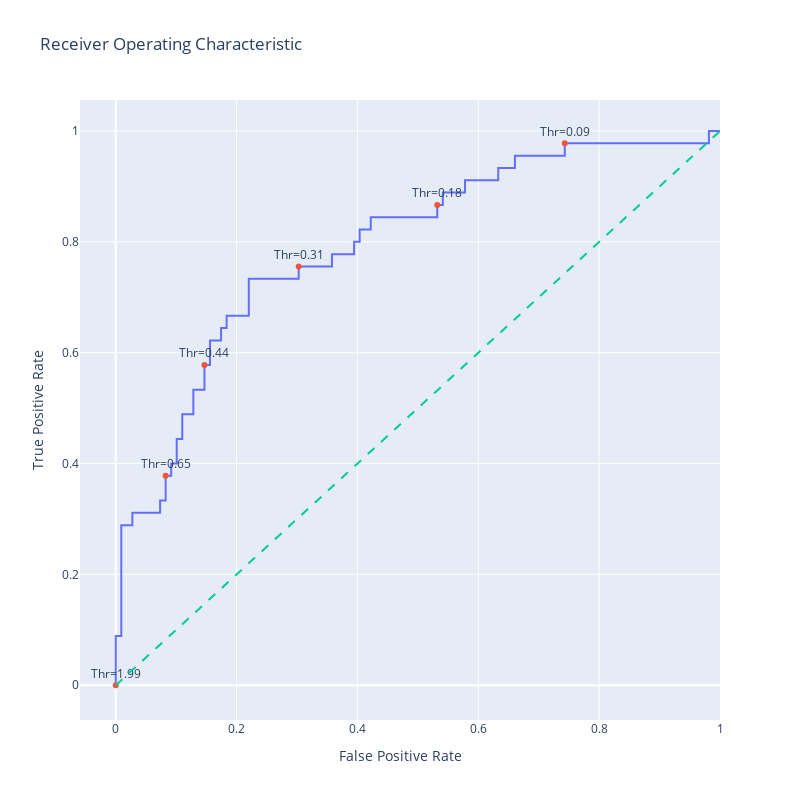

The notebook cell this image was saved under:
### Code cell
import plotly.graph_objects as go
import numpy as np


# Generate a trace for ROC curve
trace0 = go.Scatter(
    x=fpr,
    y=tpr,
    mode='lines',
    name='ROC curve'
)

# Only label every nth point to avoid cluttering
n = 10
indices = np.arange(len(thresholds)) % n == 0  # Choose indices where index mod n is 0

trace1 = go.Scatter(
    x=fpr[indices],
    y=tpr[indices],
    mode='markers+text',
    name='Threshold points',
    text=[f"Thr={thr:.2f}" for thr in thresholds[indices]],
    textposition='top center'
)


# Diagonal line
trace2 = go.Scatter(
    x=[0, 1],
    y=[0, 1],
    mode='lines',
    name='Random (Area = 0.5)',
    line=dict(dash='dash')
)

data = [trace0, trace1, trace2]

# Define layout with square aspect ratio
layout = go.Layout(
    title='Receiver Operating Characteristic',
    xaxis=dict(title='False Positive Rate'),
    yaxis=dict(title='True Positive Rate'),
    autosize=False,
    width=800,
    height=800,
    showlegend=False
)

# Define figure and add data
fig = go.Figure(data=data, layout=layout)

# Show figure
fig.show()

### Figure 1 — Plotly figure (JSON) as saved in the notebook; plotly's stock layout.template omitted (floating-point values rounded to 4 significant figures)
{"data": [{"mode": "lines", "name": "ROC curve", "type": "scatter", "x": [0, 0, 0, 0.009174, 0.009174, 0.02752, 0.02752, 0.07339, 0.07339, 0.08257, 0.08257, 0.09174, 0.09174, 0.1009, 0.1009, 0.1101, 0.1101, 0.1284, 0.1284, 0.1468, 0.1468, 0.156, 0.156, 0.1743, 0.1743, 0.1835, 0.1835, 0.2202, 0.2202, 0.3028, 0.3028, 0.3578, 0.3578, 0.3945, 0.3945, 0.4037, 0.4037, 0.422, 0.422, 0.5321, 0.5321, 0.5413, 0.5413, 0.578, 0.578, 0.633, 0.633, 0.6606, 0.6606, 0.7431, 0.7431, 0.9817, 0.9817, 1], "y": [0, 0.02222, 0.08889, 0.08889, 0.2889, 0.2889, 0.3111, 0.3111, 0.3333, 0.3333, 0.3778, 0.3778, 0.4, 0.4, 0.4444, 0.4444, 0.4889, 0.4889, 0.5333, 0.5333, 0.5778, 0.5778, 0.6222, 0.6222, 0.6444, 0.6444, 0.6667, 0.6667, 0.7333, 0.7333, 0.7556, 0.7556, 0.7778, 0.7778, 0.8, 0.8, 0.8222, 0.8222, 0.8444, 0.8444, 0.8667, 0.8667, 0.8889, 0.8889, 0.9111, 0.9111, 0.9333, 0.9333, 0.9556, 0.9556, 0.9778, 0.9778, 1, 1]}, {"mode": "markers+text", "name": "Threshold points", "text": ["Thr=1.99", "Thr=0.65", "Thr=0.44", "Thr=0.31", "Thr=0.18", "Thr=0.09"], "textposition": "top center", "type": "scatter", "x": [0, 0.08257, 0.1468, 0.3028, 0.5321, 0.7431], "y": [0, 0.3778, 0.5778, 0.7556, 0.8667, 0.9778]}, {"line": {"dash": "dash"}, "mode": "lines", "name": "Random (Area = 0.5)", "type": "scatter", "x": [0, 1], "y": [0, 1]}], "layout": {"autosize": false, "height": 800, "showlegend": false, "title": {"text": "Receiver Operating Characteristic"}, "width": 800, "xaxis": {"title": {"text": "False Positive Rate"}}, "yaxis": {"title": {"text": "True Positive Rate"}}}}
